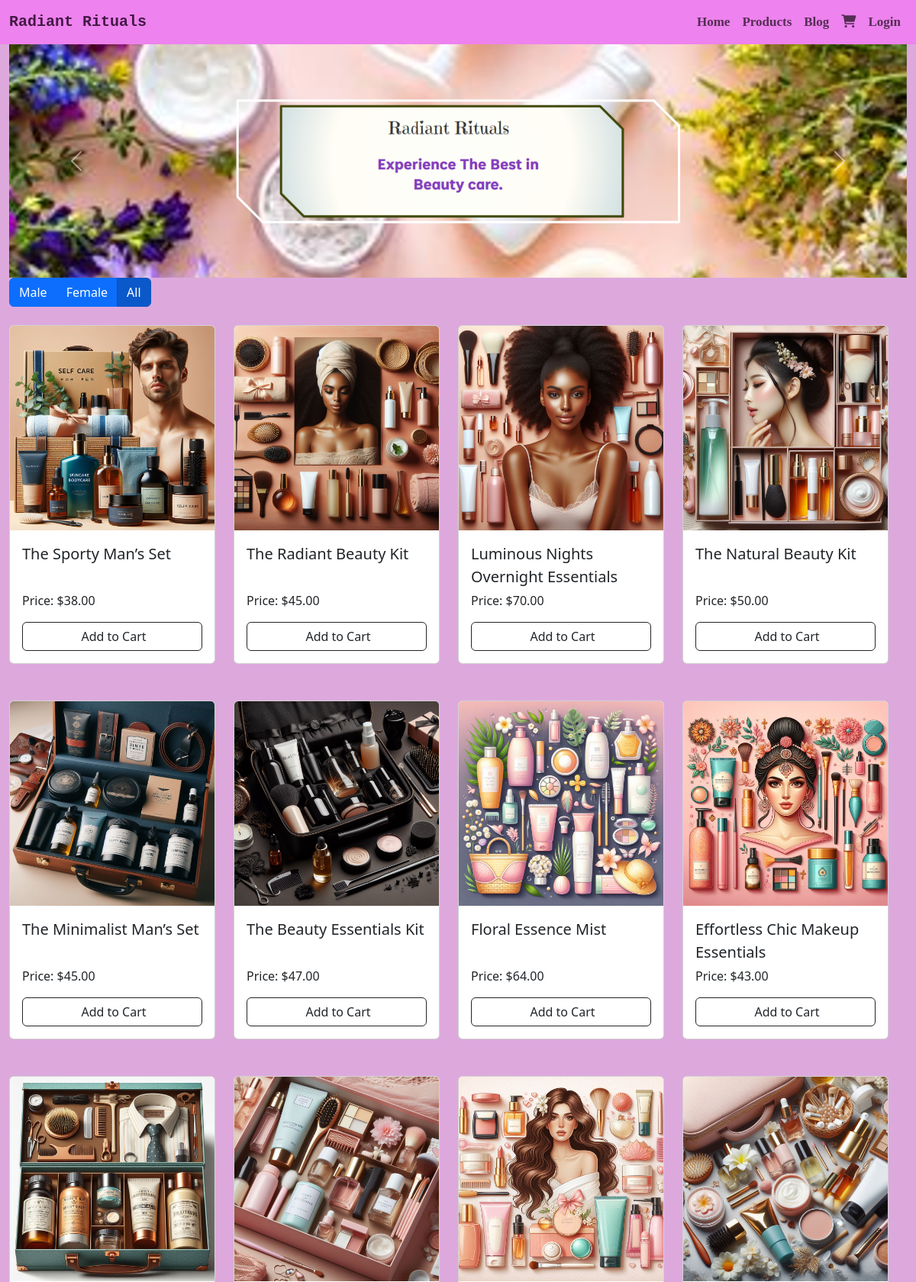
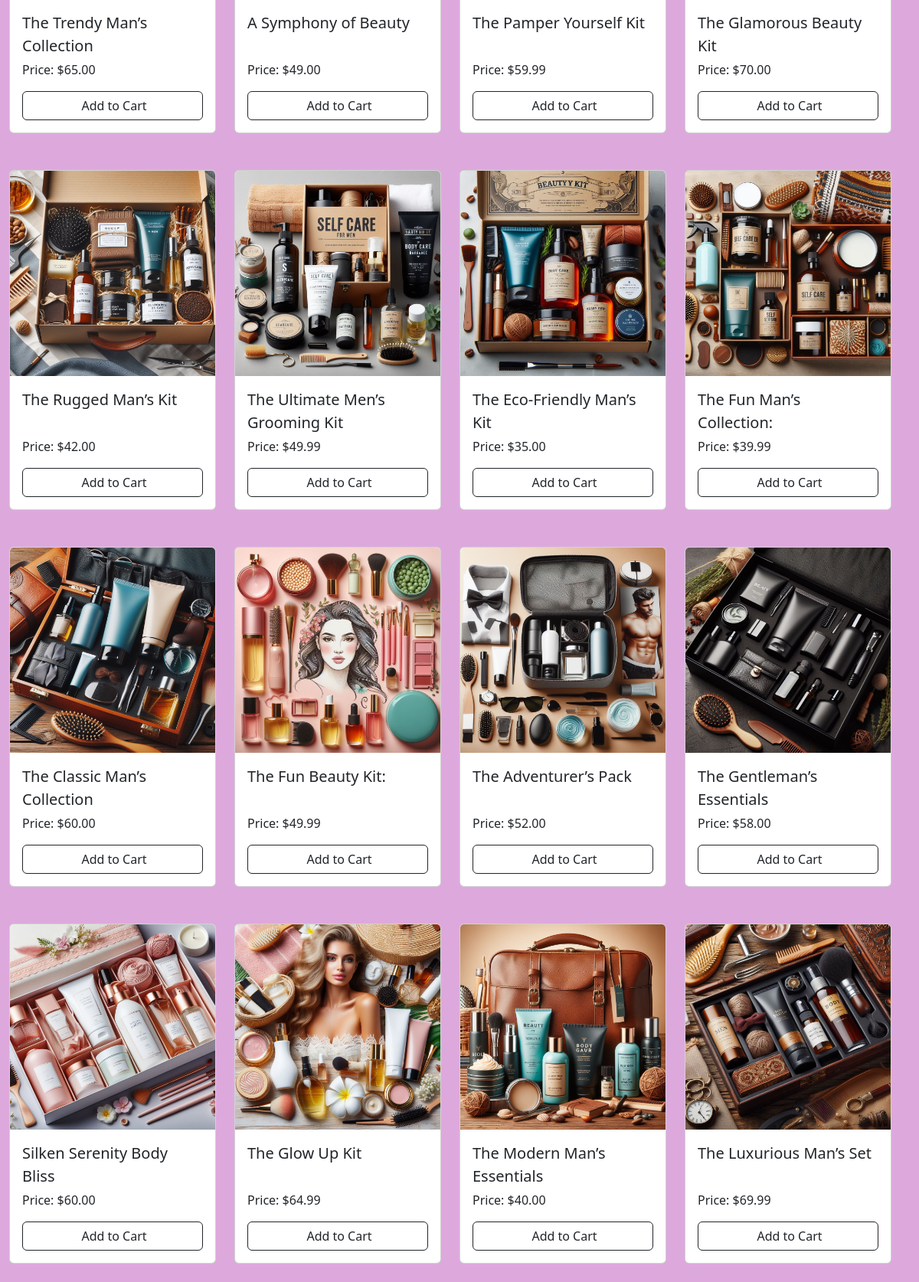
The page / on the database its author committed (2 pictures, top to bottom).
### products/models.py (models this page shows)
class Product(models.Model):
    GENDER_CHOICES = (
        ('Male', 'Male'),
        ('Female', 'Female'),
        ('Unisex', 'Unisex'),
    )
    CATEGORY_CHOICES = (
        ('Haircare', 'Haircare'),
        ('Skincare', 'Skincare'),
        ('Bodycare', 'Bodycare'),
        ('Fragrance', 'Fragrance'),
        ('Beauty Boxes', 'Beauty Boxes'),
        ('Other', "Other"),
    )
    user = models.ForeignKey(User, on_delete=models.CASCADE, default=1)
    name = models.CharField(max_length=255)
    description = models.TextField()
    price = models.DecimalField(max_digits=10, decimal_places=2)
    image = models.ImageField(upload_to='product_images/')
    created_at = models.DateTimeField(auto_now_add=True)
    category = models.CharField(max_length=20, choices=CATEGORY_CHOICES, default='Other')
    gender = models.CharField(max_length=10, choices=GENDER_CHOICES, default="Unisex")
    quantity = models.IntegerField(default=1)

### products/views.py (the view)
# urls.py: 2. Add a URL to urlpatterns:  path('', views.home, name='home')
def home(request):
    beauty_boxes = Product.objects.filter(category='Beauty Boxes')
    beauty_boxes_shuffled = list(beauty_boxes)
    random.shuffle(beauty_boxes_shuffled)
    gender_filter = request.GET.get('gender')
    if gender_filter == 'male':
        beauty_boxes = [product for product in beauty_boxes_shuffled if product.gender == 'Male']
    elif gender_filter == 'female':
        beauty_boxes = [product for product in beauty_boxes_shuffled if product.gender == 'Female']
    else:
        beauty_boxes = beauty_boxes_shuffled
    return render(request, 'base.html', {'beauty_boxes': beauty_boxes})

### products/templates/base.html (shortened to what this page needs)
<!DOCTYPE html>
<html lang="en">
<head>
    {% load static %}
    <link rel="stylesheet" href="{% static 'styles.css' %}">
    <link rel="stylesheet" href="https://cdnjs.cloudflare.com/ajax/libs/font-awesome/6.0.0/css/all.min.css">
    <link href="https://cdn.jsdelivr.net/npm/bootstrap@5.3.0-alpha3/dist/css/bootstrap.min.css" rel="stylesheet">
</head>
<body style="background:#dda9dd ; height: fit-content;">
<nav class="navbar navbar-expand-lg">
    <div class="container-fluid">
      <a class="navbar-brand" href="{% url 'home' %}" style="color: rgb(66, 25, 69); font-family:monospace; font-weight: 700;" >Radiant Rituals</a>
      <div class="collapse navbar-collapse" id="navbarNavAltMarkup">
        <div class="navbar-nav ms-auto" style="color: rgb(236, 222, 222); font-size: 17px; font-weight: 600;">
          <a class="nav-link" aria-current="page" href="{% url 'home' %}" >Home</a>
          <a class="nav-link" href="{% url 'product_list' %}" >Products</a>
          <a class="nav-link" href="{% url 'article_list' %}">Blog</a>
          <a href="{% url 'view_cart' %}" class="nav-link" id="cartLink">
            <i class="fas fa-shopping-cart"></i>
        </a>
          {% if user.is_authenticated %}
          <a class="nav-link" href="{% url 'logout' %}" >Logout</a>
          {% else %}
          <a class="nav-link" href="{% url 'login_user' %}" >Login</a>
          {% endif %}
        </div>
      </div>
    </div>
  </nav>
  <div class="container-fluid">
    {% block content %}
    <div id="carouselExampleControls" class="carousel slide mx-auto" data-bs-ride="carousel">
        <div class="carousel-inner" style="width: 100%;" >
            <div class="carousel-item active">
                <img src="{% static 'images/banner1.png' %}" class="d-block w-100" alt="..." style="width: 100%;">
            </div>
        </div>
        <button class="carousel-control-prev" type="button" data-bs-target="#carouselExampleControls" data-bs-slide="prev">
            <span class="carousel-control-prev-icon" aria-hidden="true"></span>
        </button>
        <button class="carousel-control-next" type="button" data-bs-target="#carouselExampleControls" data-bs-slide="next">
            <span class="carousel-control-next-icon" aria-hidden="true"></span>
        </button>
    </div>
    <div class="btn-group" role="group" aria-label="Filter by Gender">
        <a href="{% url 'home' %}?gender=male" class="btn btn-primary filter-button">Male</a>
        <a href="{% url 'home' %}?gender=female" class="btn btn-primary filter-button">Female</a>
        <a href="{% url 'home' %}" class="btn btn-primary filter-button">All</a>
    </div>
    <div class="row">
        <div class="row">
            {% for product in beauty_boxes %}
                <div class="col-md-3 mt-4 mx-auto mb-4">
                    <div class="card">
                        <img src="{{ product.image.url }}" class="card-img-top" alt="{{ product.name }}">
                        <div class="card-body">
                            <a class="nav-link" href="{% url 'product_detail' product_id=product.id %}" style="height: 3rem; font-size: 20px; font-weight: 500; transition: transform 0.3s ease-out;" onmouseover="this.style.transform='scale(1.075)'" onmouseout="this.style.transform='scale(1)'">{{ product.name }}</a>
                            <p class="card-text mt-3">Price: ${{ product.price }}</p>
                            <div class="d-flex">
                                 <button class="btn btn-outline-dark mx-auto flex-shrink-0" style="width: 100%;" type="button" onclick="addToCart('{{ product.id|escapejs }}')">
                                     Add to Cart
                                 </button>
                             </div>
                        </div>
                    </div>
                </div>
            {% endfor %}
        </div>
    {% endblock %}
</div>
</body>
</html>

### products/static/styles.css (style rules this page uses)
.navbar { background-color: violet; font-family: cursive; }

### rows shown on the page
Product: image (picture), name "The Sporty Man’s Set", price "38.00"
Product: image (picture), name "The Radiant Beauty Kit", price "45.00"
Product: image (picture), name "Luminous Nights Overnight Essentials", price "70.00"
Product: image (picture), name "The Natural Beauty Kit", price "50.00"
Product: image (picture), name "The Minimalist Man’s Set", price "45.00"
Product: image (picture), name "The Beauty Essentials Kit", price "47.00"
Product: image (picture), name "Floral Essence Mist", price "64.00"
Product: image (picture), name "Effortless Chic Makeup Essentials", price "43.00"
Product: image (picture), name "The Trendy Man’s Collection", price "65.00"
Product: image (picture), name "A Symphony of Beauty", price "49.00"
Product: image (picture), name "The Pamper Yourself Kit", price "59.99"
Product: image (picture), name "The Glamorous Beauty Kit", price "70.00"
Product: image (picture), name "The Rugged Man’s Kit", price "42.00", {{ product.id|escapejs }} 10 (drawn)
Product: image (picture), name "The Ultimate Men’s Grooming Kit", price "49.99"
Product: image (picture), name "The Eco-Friendly Man’s Kit", price "35.00"
Product: image (picture), name "The Fun Man’s Collection:", price "39.99"
Product: image (picture), name "The Classic Man’s Collection", price "60.00"
Product: image (picture), name "The Fun Beauty Kit:", price "49.99"
Product: image (picture), name "The Adventurer’s Pack", price "52.00"
Product: image (picture), name "The Gentleman’s Essentials", price "58.00"
Product: image (picture), name "Silken Serenity Body Bliss", price "60.00"
Product: image (picture), name "The Glow Up Kit", price "64.99"
Product: image (picture), name "The Modern Man’s Essentials", price "40.00"
Product: image (picture), name "The Luxurious Man’s Set", price "69.99"
